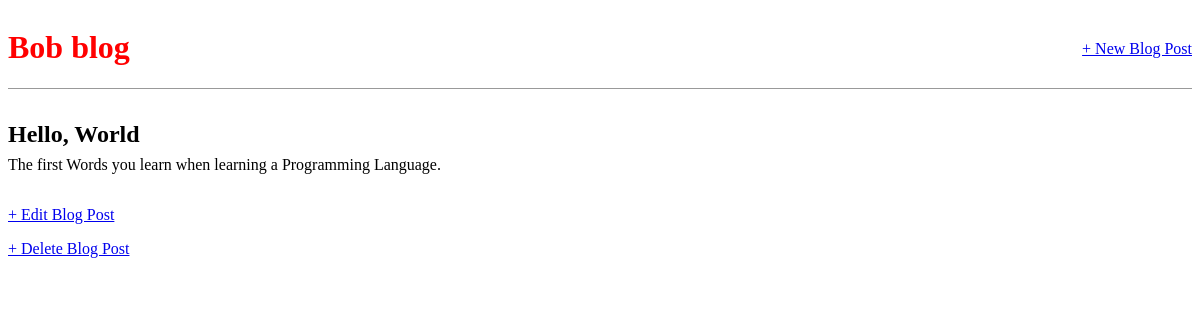
The app's page /post/2/ with its own data.
### blog/models.py (models this page shows, shortened)
class Post(models.Model):
    title = models.CharField(max_length=200)
    author = models.ForeignKey(
        "auth.User",
        on_delete=models.CASCADE,
    ) # new
    body = models.TextField()

### blog/views.py (the view)
# urls.py: path("post/<int:pk>/", BlogDetailView.as_view(), name="post_detail"),
class BlogDetailView(DetailView):
    model = Post
    template_name = "post_detail.html"

### templates/post_detail.html
{% extends "base.html" %}
{% block content %}
<div class="post-entry">
  <h2>{{ post.title }}</h2>
  <p>{{ post.body }}</p>
</div>
<div>
  <p><a href="{% url 'post_edit' post.pk %}">+ Edit Blog Post</a></p>
  <p><a href="{% url 'post_delete' post.pk %}">+ Delete Blog Post</a></p>
</div>
{% endblock content %}

### static/base.css (style rules this page uses)
body { font-family: 'Source Sans 3', serif; font-size: 18 px; }
.post-entry { margin-bottom: 2rem; }
.post-entry h2 { margin: 0.5rem 0; }
.post-entry p { margin: 0; font-weight: 400; }

### records on screen
Post: title "Hello, World", body "The first Words you learn when learning a Programming Language."
